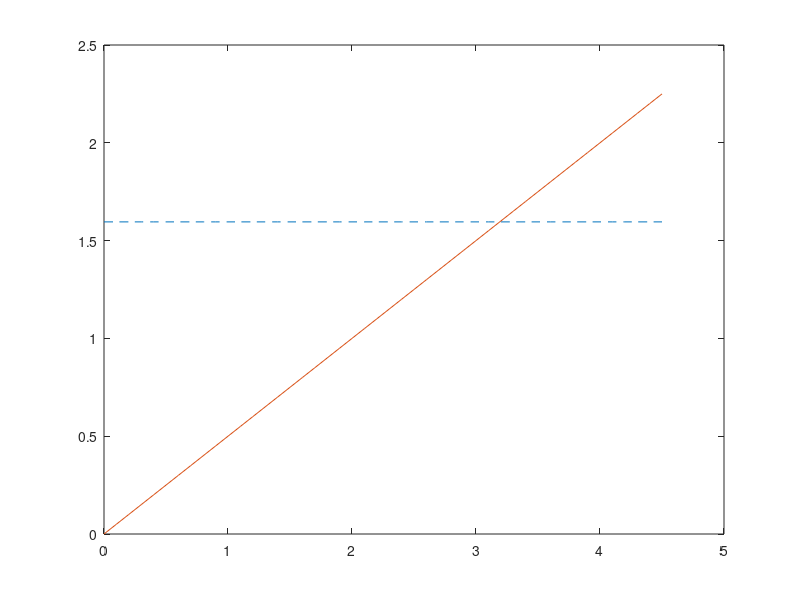

Here is the MATLAB script that generated this plot:
t = 0:0.1:4.5;
h1 = exppdf(t,0.6267) ./ (1-expcdf(t,0.6267));
h2 = wblpdf(t,2,2) ./ (1-wblcdf(t,2,2));
plot(t,h1,'--',t,h2,'-')